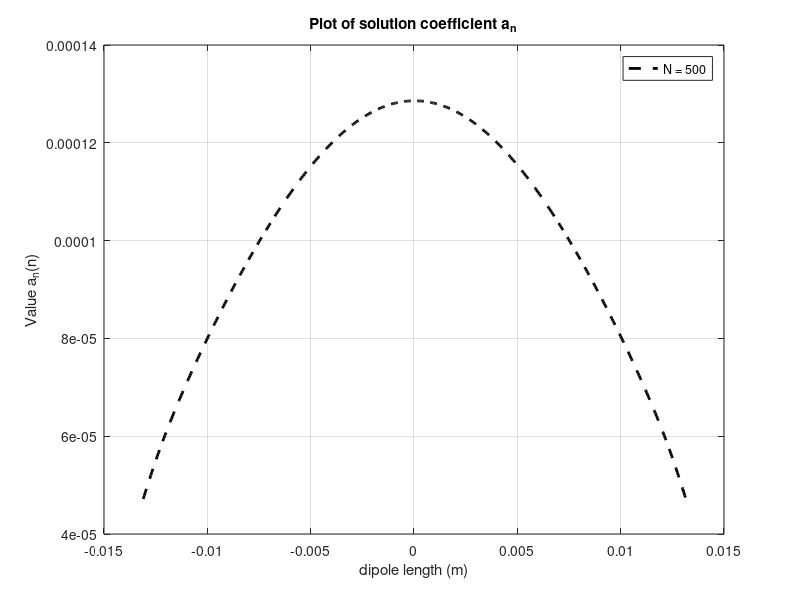
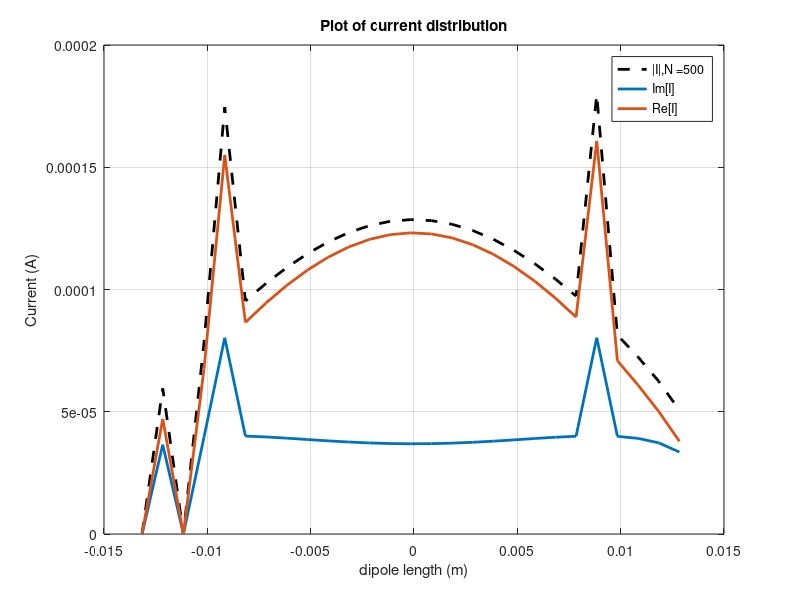

Write the MATLAB code that produced these figures, in order.
% Matlab code for Pocklington Integral Equation
% Method of moment Analysis of wire antenna of length L
% March 05, 2019
% Ajeet Kumar IIST, India

clc
close all
clear all
fr = 5.7*1e9;       % Operating frequency in Hz
v0 = 3*1e8;         % velocity of light in air
lambda = v0/fr;
% L = 1;  % Length of wire antenna
L = 0.5*lambda;
a = 0.001;       % Radius of wire
N = 500;                % Number of sections
M = N;                  % Number of testing function

Ezi = 1;                % incident Electric field
ep_0 = 8.854*1e-12;     % Permittivity of free space
ep_r = 1;               % relative Permittivity
mu_0 = 4*pi*1e-7;       % Permeability of free space
mu_r = 1;               % relative Permeability
lim1 = -L/2;            % Lower limit of wire antenna placed in coordinate
lim2 = L/2;             % Upper limit of wire antenna placed in coordinate
k = 2*pi*fr*sqrt(ep_0*ep_r*mu_0*mu_r);      % Propagation constant

hz = (lim2-lim1)/(N);   % Step width of each section
fs = 1000;              % Sampling rate
z = lim1:1/fs:lim2;     % x vector along the line
z1 = lim1+hz:hz:lim2;
dz = hz;

Zmn = zeros(M,N);       % Solution matris initialization


for n = 1:N
    for m = 1:N
        zn = lim1+(n-0.5)*dz;
        za = zn-(dz/2);
        zb = zn+(dz/2);
        zm = lim1+(m-0.5)*dz;
        R = sqrt(a^2+(zm-zn)^2);
        R1n = sqrt(a^2+(zm-zn+(dz/2))^2);
        R2n = sqrt(a^2+(zm-zn-(dz/2))^2);
        t1 = (zm-zn+dz/2)*(2+1j*k*R1n)/(4*pi*R1n^2)*exp(-1j*k*R1n);
        t2 = (zm-zn-dz/2)*(2+1j*k*R2n)/(4*pi*R2n^2)*exp(-1j*k*R2n);
        phi_n = t1-t2;
        if m == n
%             if dz >= 1000*a             % If dz >> a
            Zmn(m,n) = ((k^2/(4*pi))*(2*log(dz/a)-1j*k*dz)) + phi_n;
%             else
%                 Zmn(m,n) = (k^2/(4*pi))*(log(((dz/2)+sqrt(a^2+(dz/2)^2))/((dz/2)+sqrt(a^2+(dz/2)^2)))-1j*k*dz) + phi_n;
%             end
        else
            Zmn(m,n) = (((k^2*dz)/(4*pi*R))*exp(-1j*k*R))+phi_n;
        end
           
        
        
        
    end
end

bm = -1j*2*pi*fr*ep_0*ep_r*Ezi*ones(M,1);           % Constant Matrix  (N x 1)
an = Zmn\bm;                        % Solution of unknown constant (N x 1)
Ln = length(an);
an1= abs(an);
f1 = 0;                             % Current Distribution claculation vector
fvar = 0;                           % Variable for Current distribution claulation
for n = 1:N
    zn = lim1+(n-0.5)*dz;           % nth shifted pulse basis function
    fvar = an(n)*rectpuls(z-zn,dz);
    f1 = f1+fvar;
end
Curr = abs(f1);           % ABsolute value of current Distribution

figure()
plot(z1,abs(an),'k--','LineWidth', 2);
grid on
title('Plot of solution coefficient a_n');
xlabel('dipole length (m)');
ylabel('Value a_n(n)');
legend(['N = ',num2str(N)]);

figure();
plot(z,Curr,'k--','LineWidth', 2);
grid on
hold on
title('Plot of current distribution');
xlabel('dipole length (m)');
ylabel('Current (A)');
plot(z,imag(f1),'LineWidth', 2);
plot(z,real(f1),'LineWidth', 2);
% legend(['N = ',num2str(N)]);
legend(['|I|,N =',num2str(N)],'Im[I]','Re[I]');
